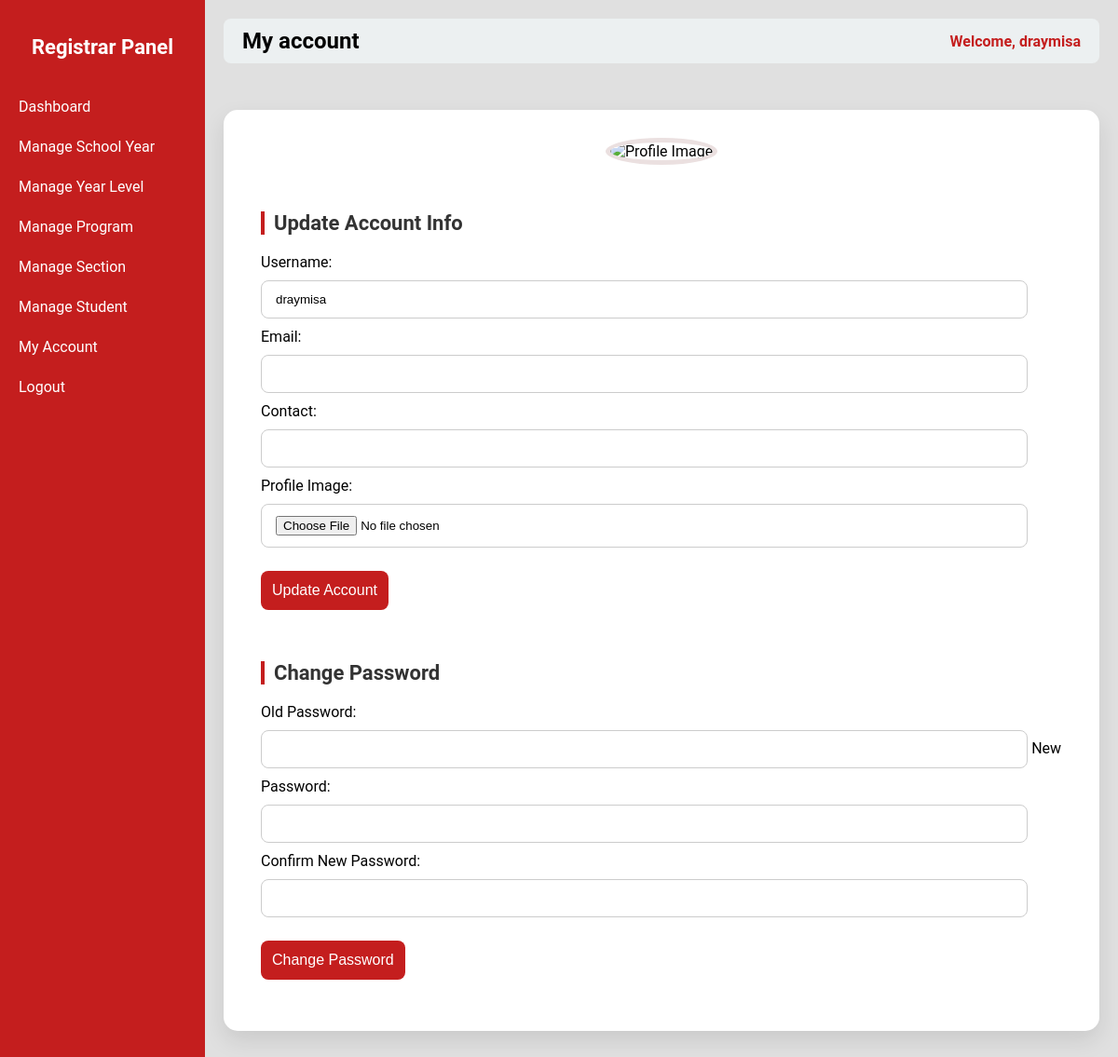
Before: /registrar.php?page=my_account (signed in) with the older database file.
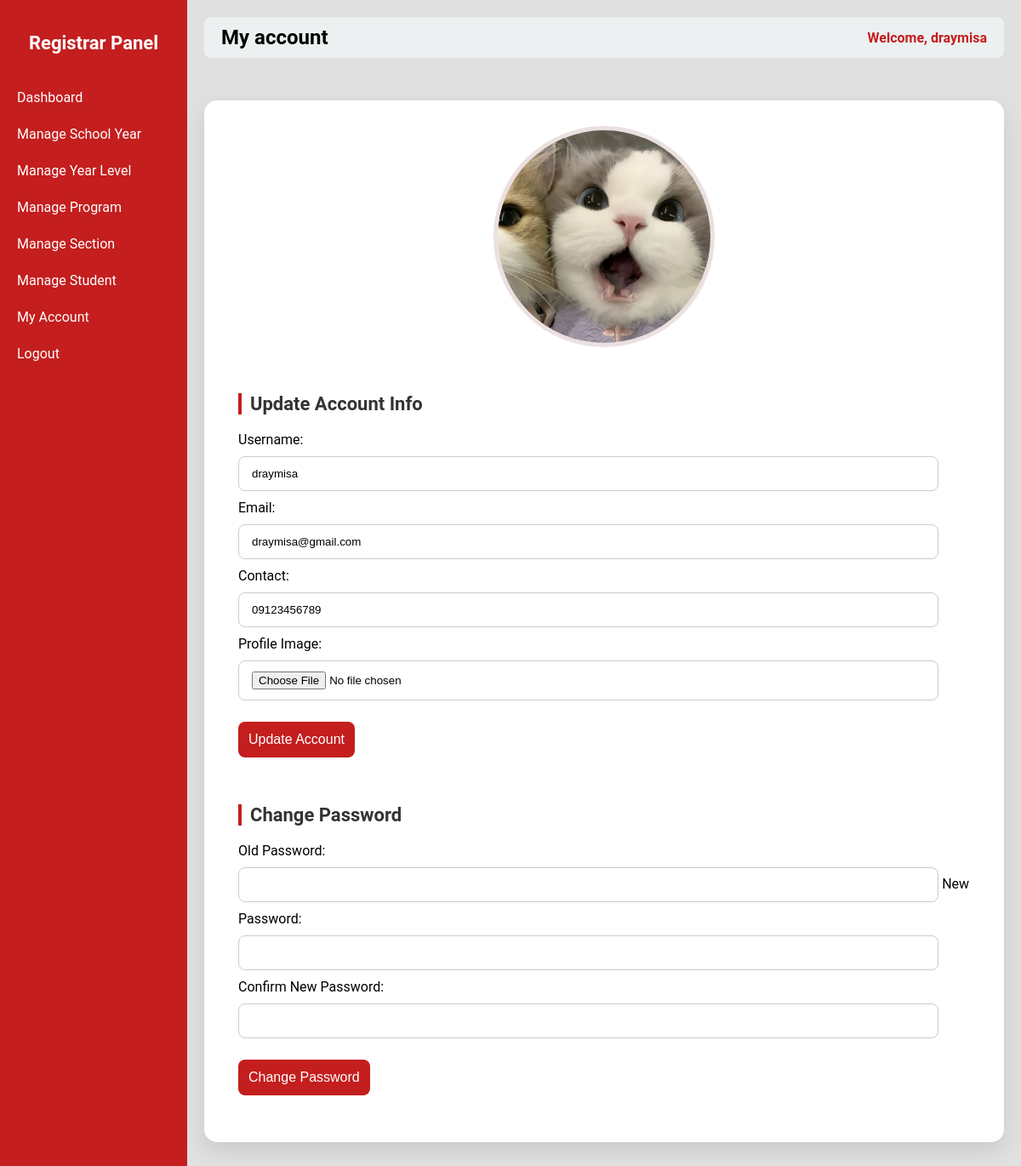
After: the same page with the newer database file.
### tables this page shows
CREATE TABLE `users` (
  `id` int(11) NOT NULL,
  `username` varchar(50) NOT NULL,
  `password` varchar(255) NOT NULL,
  `role` varchar(50) NOT NULL,
  `email` varchar(255) NOT NULL,
  `contact` varchar(50) NOT NULL,
  `status` varchar(50) NOT NULL,
  `img` varchar(255) NOT NULL
);

### registrar_pages/my_account.php (the view, shortened to what this page needs)
<?php
require 'db_connect.php';
$id = $_SESSION['user_id'];
$stmt = $pdo->prepare("SELECT * FROM users WHERE id=?");
$stmt->execute([$id]);
$user = $stmt->fetch(PDO::FETCH_ASSOC);
?>
<!DOCTYPE html>
<html lang="en">
<head>
</head>
<body>
<div class="container">
    <div class="column profile-img">
        <?php if (!empty($user['img'])): ?>
            <img src="<?php echo htmlspecialchars($user['img']); ?>" alt="Profile Image">
        <?php else: ?>
            <img src="default.png" alt="Profile Image">
        <?php endif; ?>
    </div>
    <div class="column">
        <form action="/studisciplink/update_account.php" method="POST" enctype="multipart/form-data">
            <h2>Update Account Info</h2>
            <label>Username:</label>
            <input type="text" name="username" value="<?php echo htmlspecialchars($user['username']); ?>" required>
            <label>Email:</label>
            <input type="email" name="email" value="<?php echo htmlspecialchars($user['email']); ?>">
            <label>Contact:</label>
            <input type="text" name="contact" value="<?php echo htmlspecialchars($user['contact']); ?>">
            <label>Profile Image:</label>
            <input type="file" name="img" accept="image/*">
            <button type="submit" name="update_info">Update Account</button>
        </form>
    </div>
    <div class="column">
        <form action="/studisciplink/update_account.php" method="POST">
            <h2>Change Password</h2>
            <label>Old Password:</label>
            <input type="password" name="old_password" required>
            <label>New Password:</label>
            <input type="password" name="new_password" required>
            <label>Confirm New Password:</label>
            <input type="password" name="confirm_password" required>
            <button type="submit" name="change_password">Change Password</button>
        </form>
    </div>
</div>
</body>
</html>

Changed rows visible on the page:
changed users "draymisa": img: picture added; email (not shown) → "draymisa@gmail.com"; contact (not shown) → "09123456789"
